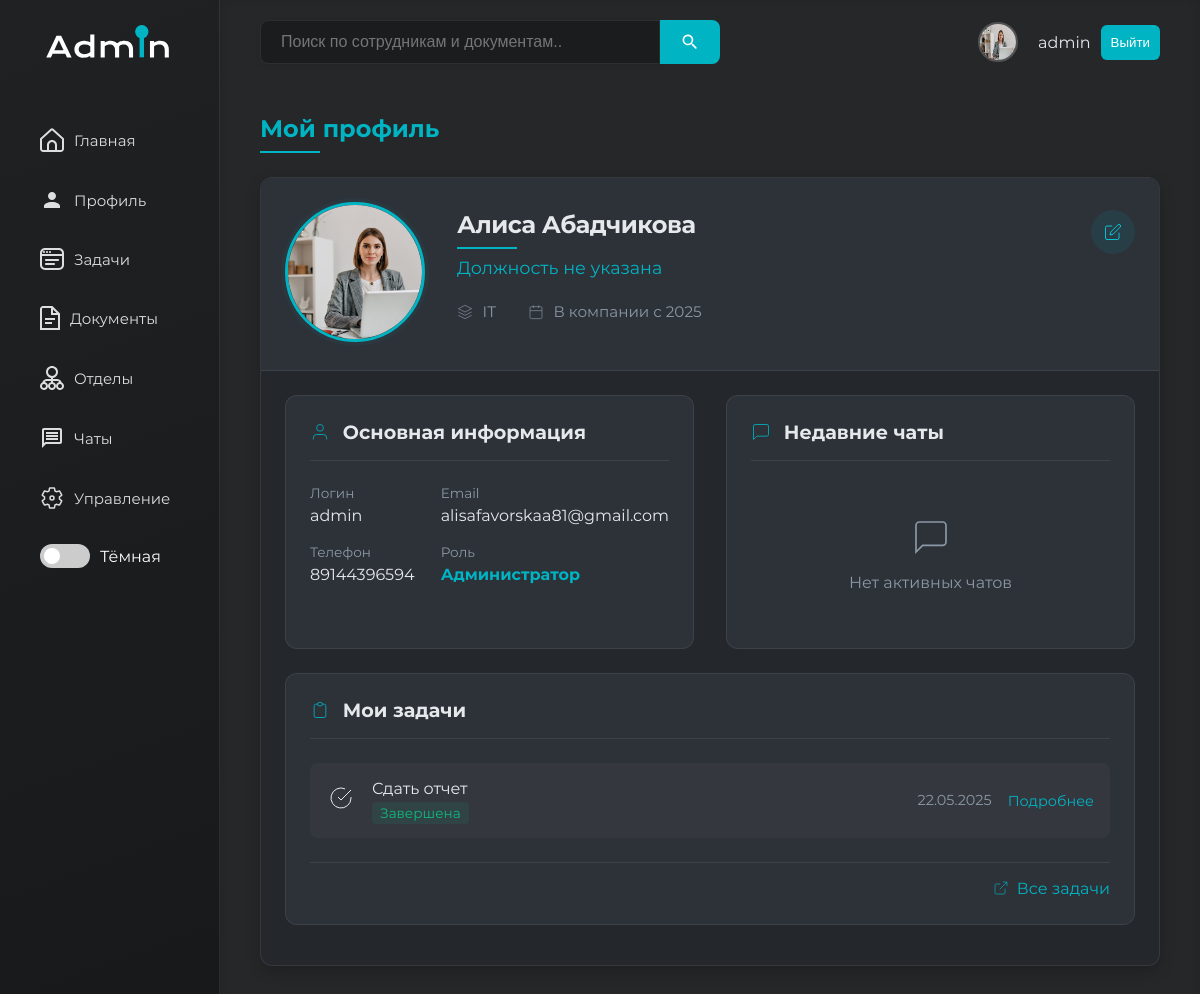
Page /profile/ (signed in) on the earlier database version.
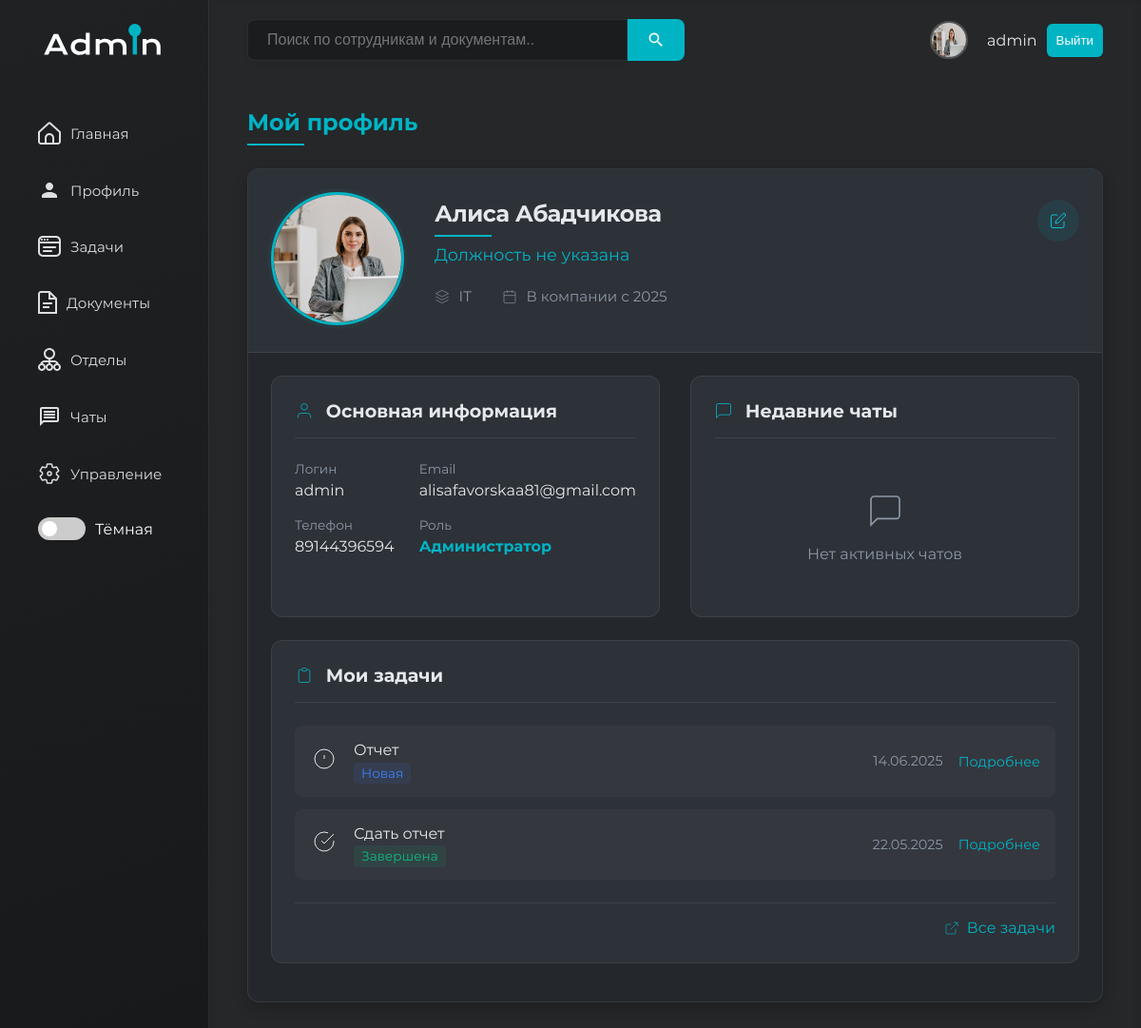
Same page on the later database version.
### www/models.py (models this page shows, shortened)
class Task(models.Model):
    STATUS_CHOICES = [
        ('new', 'Новая'),
        ('in_progress', 'В процессе'),
        ('completed', 'Завершена'),
    ]
    title = models.CharField(max_length=255)
    description = models.TextField()
    created_at = models.DateTimeField(auto_now_add=True)
    user = models.ForeignKey(User, on_delete=models.CASCADE, related_name="tasks")
    file_attachment = models.FileField(upload_to='task_files/', blank=True, null=True)
    status = models.CharField(
        max_length=20,
        choices=STATUS_CHOICES,
        default='new'
    )
    completed_comment = models.TextField(blank=True, null=True)
    due_date = models.DateField(null=True, blank=True)  # Добавлено поле даты
    completed_at = models.DateTimeField(null=True, blank=True)

### www/views.py (the view, shortened to what this page needs)
# urls.py: path('profile/', profile_view, name='profile'),  # Просмотр профиля
@login_required
def profile_view(request):
    messages = Message.objects.filter(
        Q(from_user=request.user) | Q(to_user=request.user)
    ).order_by('-timestamp')
    chat_data = {}
    tasks = Task.objects.filter(user=request.user).order_by('-due_date')[:3]
    return render(request, 'profile.html', {
        'user': request.user,
        'chat_users': list(chat_data.values())[:3],
        'tasks': tasks,
    })

### templates/profile.html (shortened to what the changed rows need)
{% extends 'base.html' %}
{% load static %}
{% block main %}
    <h1>Мой профиль</h1>
    <div class="profile-container">
        <div class="profile-card">
            <div class="profile-main-section">
                <div class="profile-header">
                    <div class="profile-details">
                        <h1 class="profile-name">{{ user.first_name }} {{ user.last_name }}</h1>
                    </div>
                </div>
            </div>
            <div class="profile-data-section">
                <div class="profile-info-block">
                    <h2 class="block-title">
                        <svg width="20" height="20" viewBox="0 0 24 24" fill="none" stroke="currentColor">
                            <path d="M20 21v-2a4 4 0 0 0-4-4H8a4 4 0 0 0-4 4v2"></path>
                            <circle cx="12" cy="7" r="4"></circle>
                        </svg>
                        Основная информация
                    </h2>
                </div>
                <div class="profile-chats-block">
                    <h2 class="block-title">
                        <svg width="20" height="20" viewBox="0 0 24 24" fill="none" stroke="currentColor">
                            <path d="M21 15a2 2 0 0 1-2 2H7l-4 4V5a2 2 0 0 1 2-2h14a2 2 0 0 1 2 2z"></path>
                        </svg>
                        Недавние чаты
                    </h2>
                </div>
            </div>
            <div class="profile-tasks-block">
                <h2 class="block-title">
                    <svg width="20" height="20" viewBox="0 0 24 24" fill="none" stroke="currentColor">
                        <path d="M9 5H7a2 2 0 0 0-2 2v12a2 2 0 0 0 2 2h10a2 2 0 0 0 2-2V7a2 2 0 0 0-2-2h-2M9 5a2 2 0 0 0 2 2h2a2 2 0 0 0 2-2M9 5a2 2 0 0 1 2-2h2a2 2 0 0 1 2 2"></path>
                    </svg>
                    Мои задачи
                </h2>
                {% if tasks %}
                    <div class="tasks-container">
                        {% for task in tasks %}
                            <div class="task-item">
              <span class="task-icon">
                {% if task.status == 'completed' %}
                    <svg width="24" height="24" viewBox="0 0 24 24" fill="none" stroke="currentColor">
                                    <path d="M22 11.08V12a10 10 0 1 1-5.93-9.14"></path>
                                    <polyline points="22 4 12 14.01 9 11.01"></polyline>
                                </svg>
                {% elif task.status == 'in_progress' %}
                    <svg width="24" height="24" viewBox="0 0 24 24" fill="none" stroke="currentColor">
                                    <circle cx="12" cy="12" r="10"></circle>
                                    <polyline points="12 6 12 12 16 14"></polyline>
                                </svg>
                {% else %}
                    <svg width="24" height="24" viewBox="0 0 24 24" fill="none" stroke="currentColor">
                                    <circle cx="12" cy="12" r="10"></circle>
                                    <line x1="12" y1="8" x2="12" y2="12"></line>
                                    <line x1="12" y1="16" x2="12.01" y2="16"></line>
                                </svg>{% endif %}
              </span>
                                <div class="task-info">
                                    <span class="task-title">{{ task.title }}</span>
                                    <span class="task-status task-status-{{ task.status }}">
                  {{ task.get_status_display }}
                </span>
                                </div>
                                <span class="task-date">
                {% if task.due_date %}
                    {{ task.due_date|date:"d.m.Y" }}
                {% else %}
                    Без срока
                {% endif %}
              </span>
                                <div class="task-actions">
                                    <a href="{% url 'task_detail' task.pk %}">Подробнее</a>
                                </div>
                            </div>
                        {% endfor %}
                    </div>
                {% endif %}
            </div>
        </div>
    </div>
{% endblock %}

Differences in the rows shown:
added Task: title "Отчет", status "Новая", due_date "14.06.2025"
